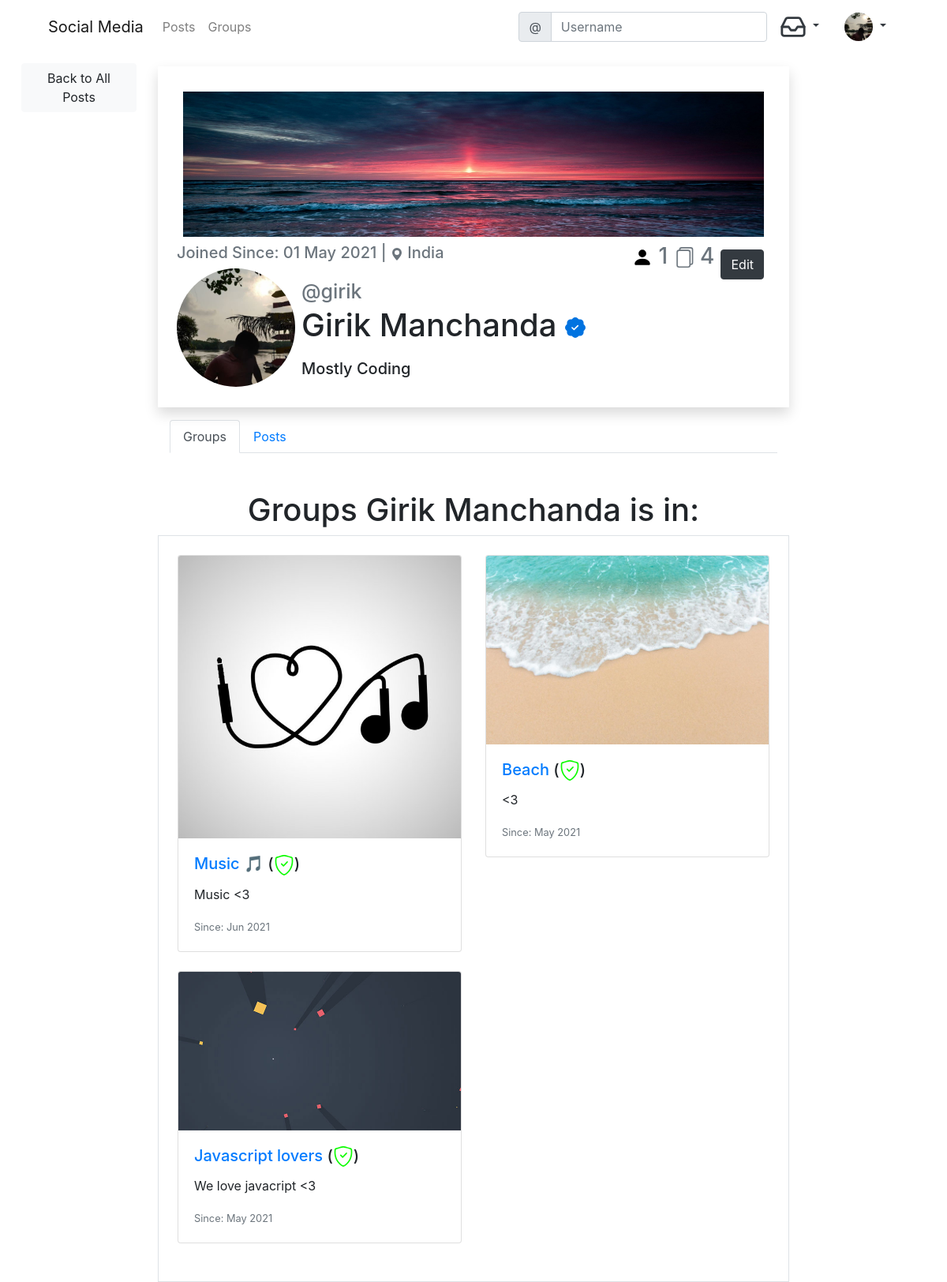
Before: /profile/1/ (signed in) with the older database file.
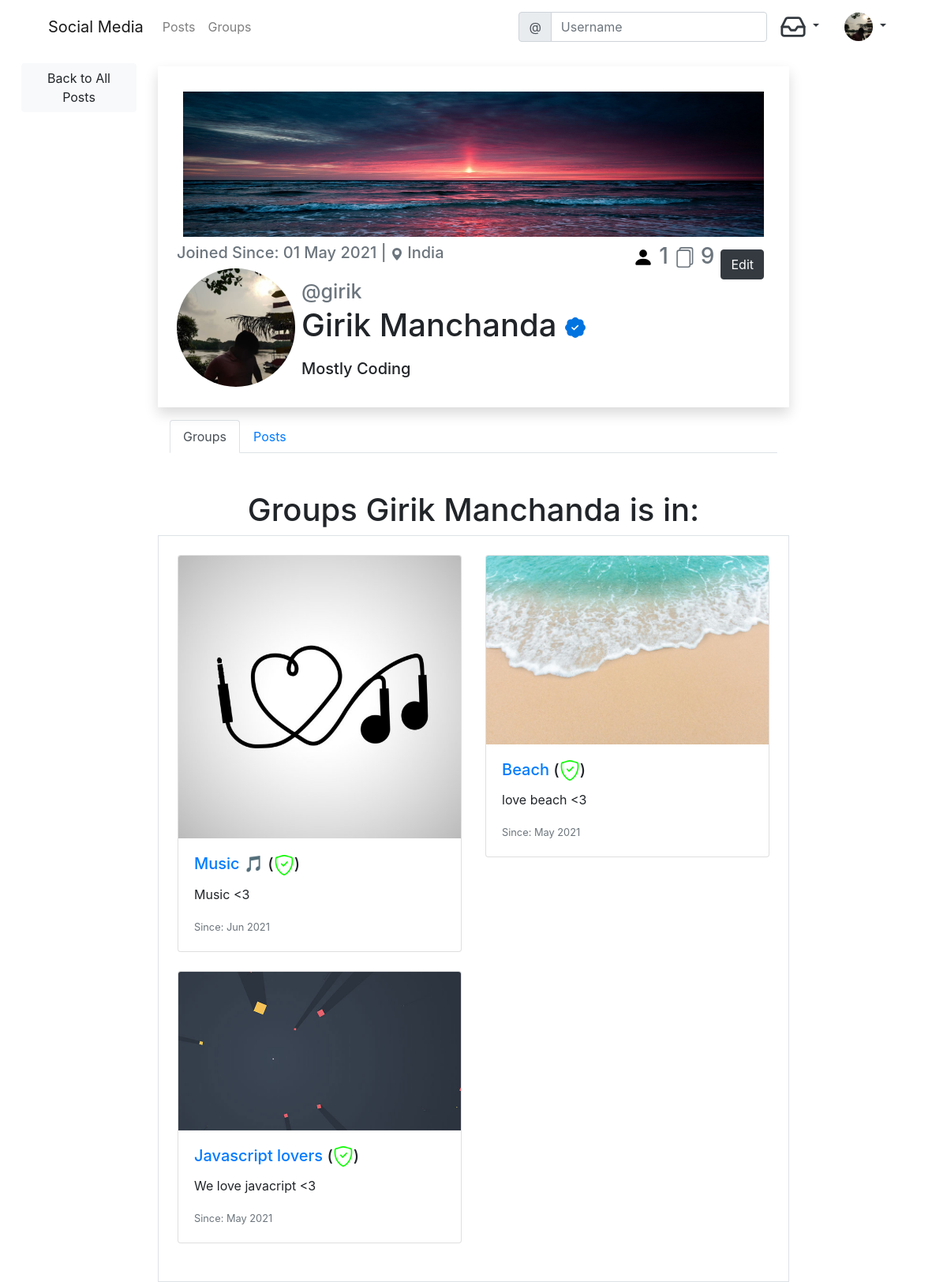
After: the same page with the newer database file.
### groups/models.py (models this page shows, shortened)
class Group(models.Model):
    name = models.CharField(max_length=20, unique=True)
    slug = models.SlugField(allow_unicode=True, unique=True)
    description = models.TextField(blank=True, default='')
    admin = models.ForeignKey(User, blank=True, related_name='admin', on_delete= models.CASCADE)
    moderators = models.ManyToManyField(User, blank=True, related_name='group_moderators')
    ban = models.ManyToManyField(User, blank=True, related_name='group_ban')
    members = models.ManyToManyField(User, through='GroupMember')
    cover = models.ImageField(upload_to='uploads/covers', default='uploads/covers/default.jpg', blank=True)
    created_on = models.DateTimeField(auto_now_add=True)
    class Meta():
        ordering = ["-created_on"]

### social/views.py (the view)
# urls.py: path('profile/<pk>/', views.ProfileView.as_view(), name='profile_view'),
class ProfileView(View):
    def get(self, request, pk,*args, **kwargs):
        profile = models.UserProfile.objects.get(pk=pk)
        user = profile.user
        posts = models.Post.objects.filter(author=user).order_by('-created_on')
        form = forms.PostForm(request.POST)
        refer = ''
        groups = group_models.Group.objects.filter(members=user)
        if profile.gender == 'Male':
            refer = 'his'
        elif profile.gender == 'Female':
            refer = 'her'
        else:
            refer = 'their'
        context = {
            'profile':profile,
            'posts':posts,
            'refer':refer,
            'form':form,
            'group_list':groups,
        }
        return render(request, 'social/profile.html', context)

### social/forms.py
class PostForm(forms.ModelForm):
    body = forms.CharField(
        label='',
        widget = forms.Textarea(attrs={
        'rows':'3',
        'placeholder':'Share something with the world!'
        })
    )
    image = forms.ImageField(required=False)
    class Meta():
        model = models.Post
        fields = ('body', 'image')

### social/templatetags/custom_tags.py (called while the page is built)
@register.inclusion_tag('notif/notifications.html', takes_context = True)
def show_notifications(context):
    request_user = context['request'].user
    notifications = Notification.objects.filter(to_user=request_user).exclude(user_has_seen=True).order_by('-timestamp')
    return {'notifications':notifications}

### templates/social/profile.html (shortened to what the changed rows need)
{% extends "base.html" %}
{% load bootstrap4 %}
{% block maincontent %}
<div class="row justify-content-center mt-3">
      <div class="col-md-12 col-sm-12 p-4 shadow">
         <h5 class="text-muted">Joined Since: {{ profile.user.date_joined|date:'d M Y' }} |
           <svg xmlns="http://www.w3.org/2000/svg" width="16" height="16" fill="currentColor" class="bi bi-geo-alt-fill" viewBox="0 0 16 16">
             <path d="M8 16s6-5.686 6-10A6 6 0 0 0 2 6c0 4.314 6 10 6 10zm0-7a3 3 0 1 1 0-6 3 3 0 0 1 0 6z"/>
           </svg>
           {% if profile.location %}
            {{ profile.location }}
            {% else %}
              {% if user == profile.user %}
                Add Location
              {% else %}
                Social Media
              {% endif %}
           {% endif %}
             <span class="float-right" style="font-size:28px;">
              <a style="text-decoration:none; color:black;" href="{% url "AllFollowers" pk=profile.pk %}">
              </a>
               {{ profile.followers.count }}
              {{ posts.count }}
         </span>
         </h5>
         <h1 class="float-left pl-2">
           <span class="text-muted" style="font-size:25px;">@{{ profile.user.username }}</span> <br>
           {% if profile.name %}
           {{ profile.name }}
           {% else %}
           {% if user == profile.user %}
           Add a Name
         {% else %}
           @{{ profile.user.username }}
         {% endif %}
           {% endif %}
           <br>
           <span style="font-size:20px;">
             {% if profile.bio %}
              {{ profile.bio }}
              {% else %}
              {% if user == profile.user %}
              Add Bio
            {% endif %}
            {% endif %}
          </span> <br>
          </h1>
       </div>
</div>
<div class="tab-content" id="myTabContent">
  <div class="tab-pane fade show active" id="home" role="tabpanel" aria-labelledby="home-tab">
{% if profile.user == user or user in profile.followers.all %}
<div class="row justify-content-center mt-5">
  <h1>Groups {% if profile.name %}{{ profile.name }}{% else %}@{{ profile.user.username }}{% endif %} is in:</h1>
  <div class="col-md-12 col-sm-12 border p-4 ">
    <div class="row row-cols-1 row-cols-md-2">
        {% for group in group_list  %}
        <div class="col mb-4">
        <div class="card">
         <a href="{% url 'detail-group' slug=group.slug %}"><img class="card-img-top" src="{{ group.cover.url }}" alt="Card image cap"></a>
         <div class="card-body">
          <h5 class="card-title"><a href="{% url 'detail-group' slug=group.slug %}">{{ group.name }}</a>
             {% if group.admin == profile.user %}
             ()
             {% endif %}
           </h5>
           <p class="card-text">{{ group.description }}</p>
           <p class="card-text"><small class="text-muted">Since: {{ group.created_on|date:"M Y" }}</small></p>
         </div>
       </div>
      </div>
        {% endfor %}
      </div>
  </div>
</div>
{% else %}
<h1>Follow @{{ profile.user.username }} to see which groups they are in</h1>
{% endif %}
</div>
</div>
{% endblock %}

Changed rows visible on the page:
changed Group "Beach": description "<3" → "love beach <3"
Other visible differences:
{{ posts.count }}: "4" → "9"
